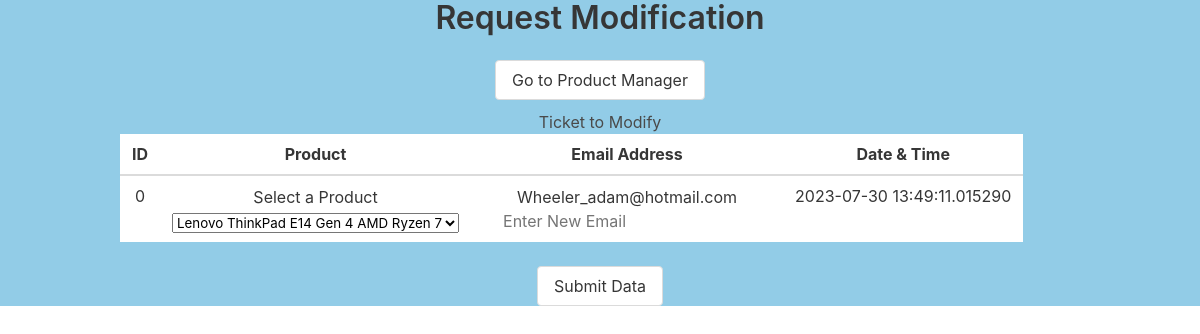
/configureproduct (signed in), run on the app's committed database.
### tables this page shows
CREATE TABLE "UserInfo" (
	"ID"	INTEGER,
	"Email"	TEXT UNIQUE,
	"Password"	TEXT,
	"Admin"	TEXT,
	"Authkey"	TEXT,
	PRIMARY KEY("ID")
);

### main.py (the view, shortened to what this page needs)
@application.route('/configureproduct', methods=['GET','POST'])
def configureproduct():
    ChangeID = getchangeid()
    data= Userdb.query.filter(Userdb.TID == ChangeID)
    try:
        if not g.user:
            return redirect(url_for('login'))
    except:
        return redirect(url_for('login'))
    Itemdata = Items.query.order_by(Items.ID)
    return render_template("Productconfig.html", data=data, Itemdata=Itemdata)

### main.py (called while the page is built)
def getchangeid():
    return ChangeID

@application.before_request
def before_request():
    try:
        if "user_id" in session:
            ID = f"SELECT ID from UserInfo WHERE ID='{session['user_id']}'"
            ID = cur.execute(ID)
            Ans = cur.fetchall()
            user = Ans[0][0]
            g.user = user
    except:
        return render_template('index.html')

### template/Productconfig.html (shortened to what this page needs)
{% extends 'Productchange.html' %}
{% block content %}
    <div class="container">
        <h2>Ticket to Modify</h2>
        {% for x in data %}
        <form method="POST"class="form-register">
            <p>
                <table class="table table-striped">
                <thead>
                <tr>
                <th>ID</th>
                <th>Product</th>
                <th>Email Address</th>
                <th>Date & Time</th>
                </tr>
                </thead>
                <tbody>
                <tr>
                <td>{{ x.TID }}</td>
                <td>
                    <label for="name">Select a Product </label>
                    <select name="New Product" id="Issue">
                    {% for y in Itemdata %}
                      <option class="option" value="{{ y.Device }}">{{ y.Device }}</option>
                    {% endfor %}
                <td>
                    <label for="address">{{x.Email_Address}}</label>
                    <input  class="center-block" type="text" name="Email" placeholder="Enter New Email" />
                </td>
                <td>{{ x.Date }}</td>
                </tr>
                </tbody>
                </table>
                <form>
                <button type="submit" class="button" name="SubmitButton" value="Submit" onclick="myFunction()">Submit Data</button>
                </form>
            </p>
        </form>
        {% endfor %}
    </div>
{% endblock %}

### template/ProductChange.html (style rules this page uses)
body { margin: 0; text-align: center; padding: 0; background-color:#6abadeba; font-family: 'Arial'; }
input { border: none; color: rgb(43, 84, 52); padding: 1px 10px; text-decoration: none; display: inline-block; font-size: 16px; cursor: pointer; }
label, input { display: block; font-size: 16px; padding: 1px 20px; }
.option { display: block; font-size: 16px; padding: 100px 200px; }
table, th, td { order:1px solid rgb(255, 255, 255); }
.center-block { display: block; margin-right: auto; margin-left: auto; }
h2 { text-align: center; }
form { text-align: center }
table { text-align: center }
tr { text-align: center }
div { text-align: center }

### data on the page
UserInfo: TID "0", Email_Address "Wheeler_adam@hotmail.com", Date "2023-07-30 13:49:11.015290"

### other printed values
form field value "Lenovo ThinkPad E14 Gen 4 AMD Ryzen 7"
